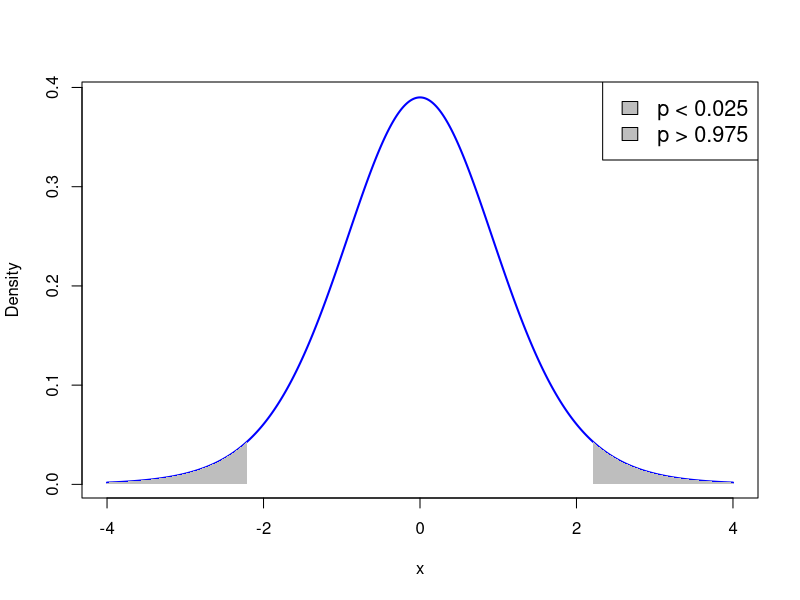
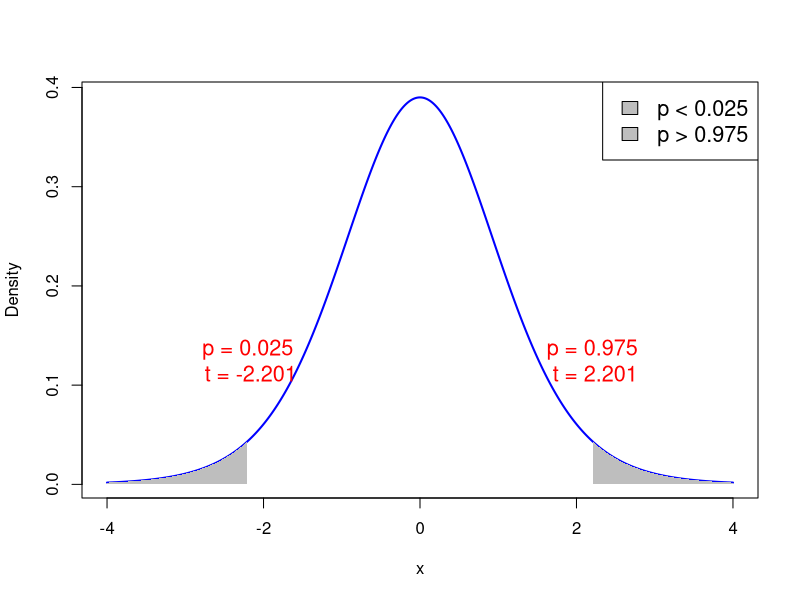
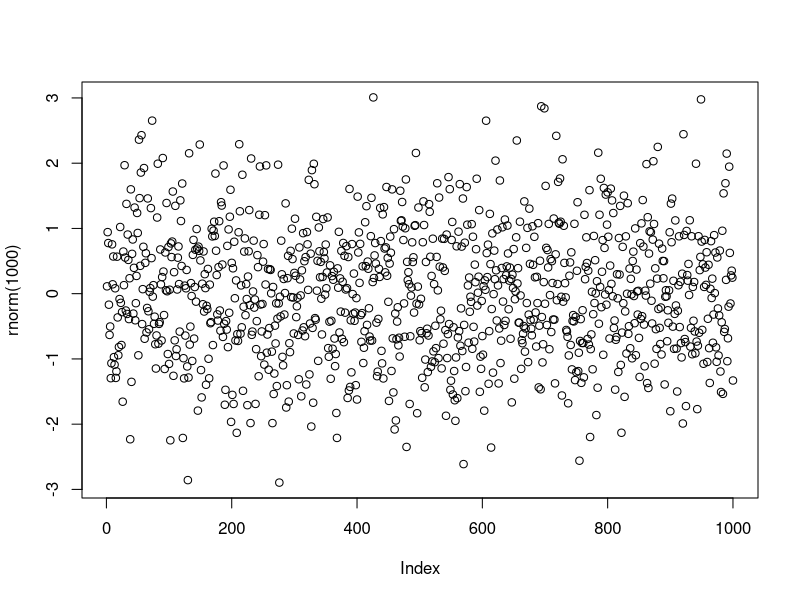
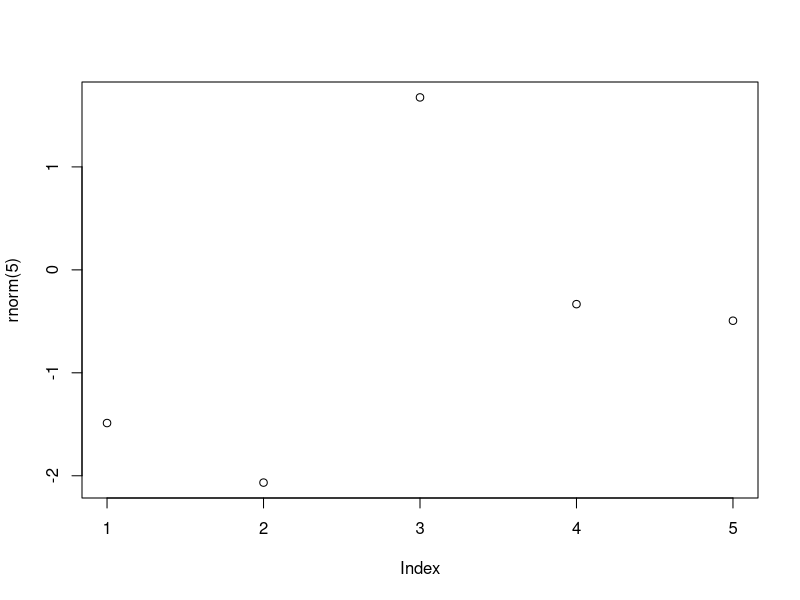
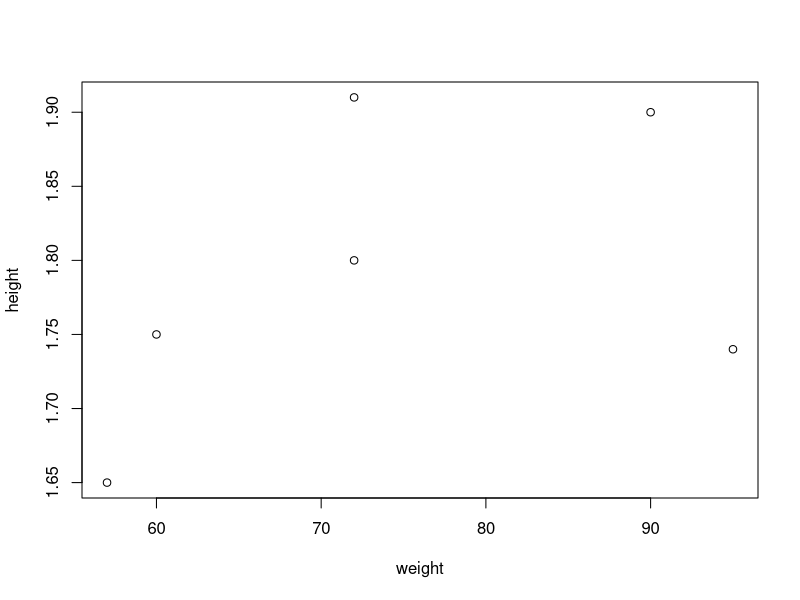
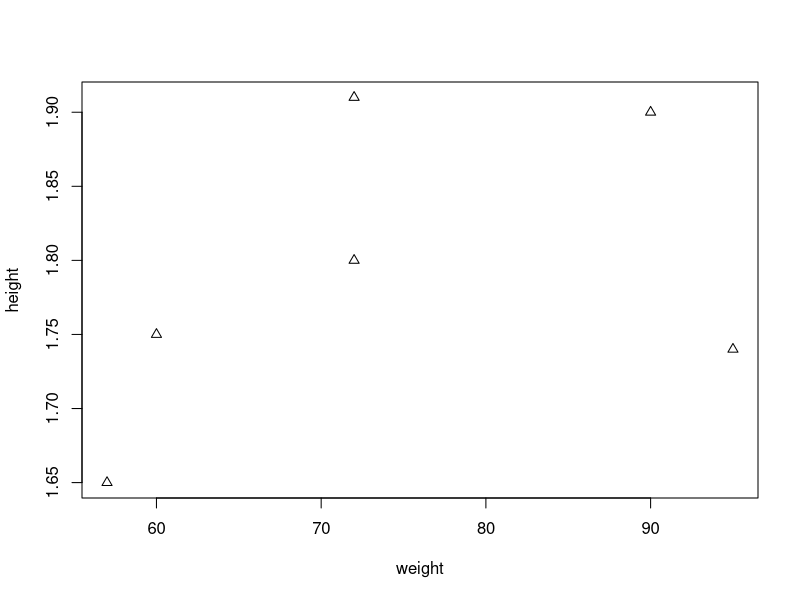
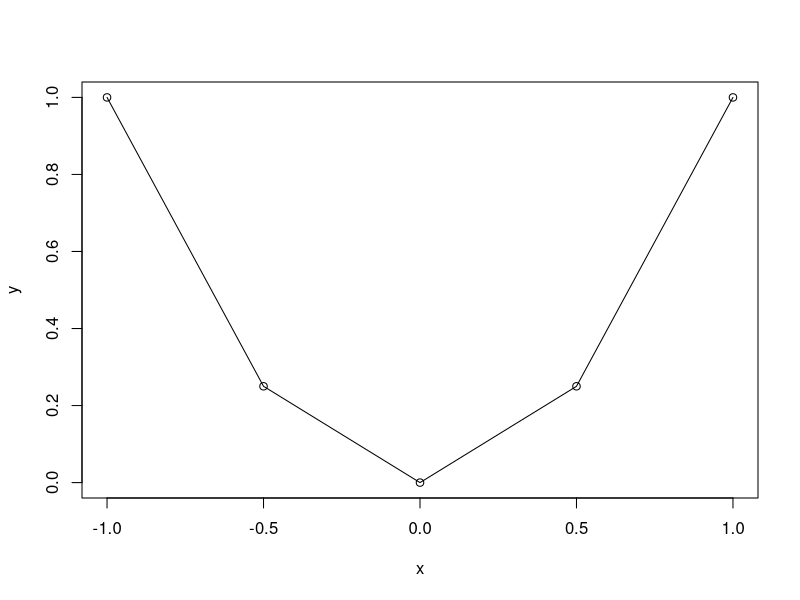
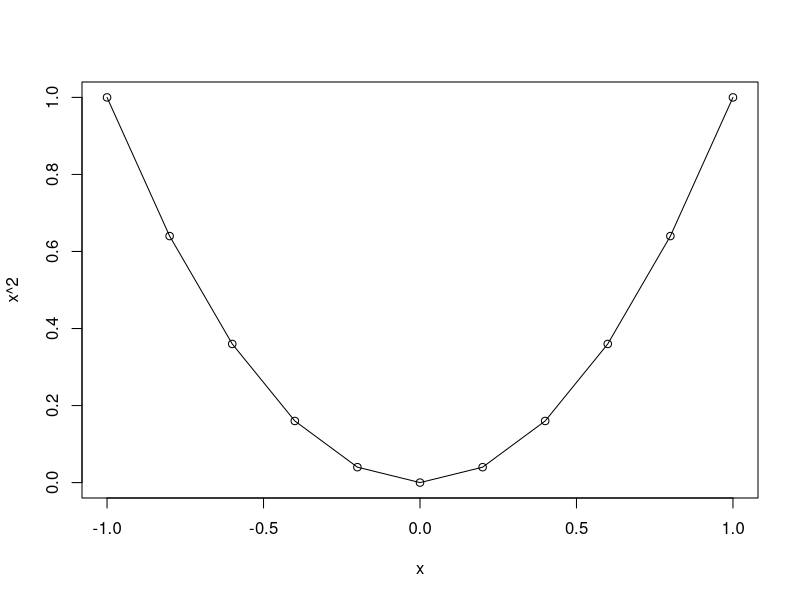

Reproduce these figures in R, in order.
## ---- chunk 1
# Degrees of freedom
df <- 11

# Values for x-axis
x <- seq(-4, 4, length.out = 1000)

# Calculate PDF of t-distribution
pdf <- dt(x, df)

# Plot PDF
plot(x, pdf, type = "l", col = "blue", lwd = 2, xlab = "x", ylab = "Density")

# Shade area where p-value < 0.025
x_fill_left <- x[x <= qt(0.025, df)]
y_fill_left <- pdf[x <= qt(0.025, df)]
polygon(c(x_fill_left, rev(x_fill_left)), c(y_fill_left, rep(0, length(y_fill_left))), col = "gray", border = NA)

# Shade area where p-value > 0.975
x_fill_right <- x[x >= qt(0.975, df)]
y_fill_right <- pdf[x >= qt(0.975, df)]
polygon(c(x_fill_right, rev(x_fill_right)), c(y_fill_right, rep(0, length(y_fill_right))), col = "gray", border = NA)

# Add legend
legend("topright", legend = c("p < 0.025", "p > 0.975"), fill = "gray", cex = 1.3)


## ---- chunk 2
# Degrees of freedom
df <- 11

# Values for x-axis
x <- seq(-4, 4, length.out = 1000)

# Calculate PDF of t-distribution
pdf <- dt(x, df)

# Plot PDF
plot(x, pdf, type = "l", col = "blue", lwd = 2, xlab = "x", ylab = "Density")

# Shade area where p-value < 0.025
x_fill_left <- x[x <= qt(0.025, df)]
y_fill_left <- pdf[x <= qt(0.025, df)]
polygon(c(x_fill_left, rev(x_fill_left)), c(y_fill_left, rep(0, length(y_fill_left))), col = "gray", border = NA)

# Shade area where p-value > 0.975
x_fill_right <- x[x >= qt(0.975, df)]
y_fill_right <- pdf[x >= qt(0.975, df)]
polygon(c(x_fill_right, rev(x_fill_right)), c(y_fill_right, rep(0, length(y_fill_right))), col = "gray", border = NA)

# Add annotations for p value = 0.025 on both sides
text(qt(0.025, df), dt(qt(0.025, df), df) + 0.05, paste("p = 0.025\n t =", round(qt(0.025, df), 4)), pos = 3, col = "red", cex = 1.3, adj = c(8.5, 4.5))
text(qt(0.975, df), dt(qt(0.975, df), df) + 0.05, paste("p = 0.975\n t =", round(qt(0.975, df), 4)), pos = 3, col = "red", cex = 1.3, adj = c(5.5, 4.5))

# Add legend
legend("topright", legend = c("p < 0.025", "p > 0.975"), fill = "gray", cex = 1.3)


## ---- chunk 3
#| echo: true
plot(rnorm(1000))
## ---- chunk 4
#| echo: true

2 + 2
2 * 3 - 1 + 2 ^ 7
exp(-10)
log(2)
pi
sin(pi/2)

## ---- chunk 5
#| echo: true

# This is a comment in R
# Comments are ignored by R

1 + 1   # This works out the result of one plus one!
## ---- chunk 6
#| echo: true
rnorm(5)
## ---- chunk 7
#| echo: true
#| output-location: slide
plot(rnorm(5))
## ---- chunk 8
#| echo: true
x <- 2
x
## ---- chunk 9
#| echo: true
x <- 2
x + x
x
## ---- chunk 10
x <- 2
print(x)
## ---- chunk 11
#| echo: true
sentence = "Stats is great!"
print(sentence)
## ---- chunk 12
#| echo: true
sentence = "Stats is great!"
cat(sentence)
## ---- chunk 13
# This codes sums two numbers and prints result on screen

x <- 1
y <- 2

result <- x + y

# Print the result on screen
cat("Code run successfully!")
print(result)
## ---- chunk 14
rm(list = ls())
## ---- chunk 15
#| echo: true
x <- 2
y <- "Dog"
z <- pi

ls()
## ---- chunk 16
#| echo: true
x <- 2
y <- "Dog"
z <- pi

rm(x)
ls( )
## ---- chunk 17
#| echo: true

x <- 2
y <- "Dog"
z <- pi

rm(list = ls())
ls( )
## ---- chunk 18
#| echo: true

# Constuct a vector and store it in variable "a"
a <- c(60, 72, 57, 90, 95, 72)

# Print vector a
print(a)
## ---- chunk 19
#| echo: true

# Constuct two vectors of radius and height of 6 cylinders
radius <- c(6, 7, 5, 9, 9, 7)
height <- c(1.7, 1.8, 1.6, 2, 1, 1.9)

# Compute Volume and store it in "volume"
volume <- pi * radius^2 * height

# Print volume
volume
## ---- chunk 20
#| echo: true

a <- c(1, 2, 3, 4, 5, 6)
b <- c(0, 1)

a + b
## ---- chunk 21
#| echo: true

a <- c(1, 2, 3, 4, 5, 6)
b <- 2

# Multuplication by scalar
a * b

# Summing a scalar component-wise
a + b
## ---- chunk 22
#| echo: true

x <- c(1, 2, 3, 4, 5)
sum(x)
length(x)

## ---- chunk 23
# First store the wage data into a vector
x <- c(36, 40, 46, 54, 57, 58, 59, 60, 62, 63)

# Let us compute the mean by using formula
xbar = sum(x) / length(x)

# Compute the mean by using built in R function
xbar_check = mean(x)

# We now print both results to screen
cat("Sample mean computed with formula is", xbar)
cat("Sample mean computed by R is", xbar_check)
cat("They coincide!")
## ---- chunk 24
# Again, store the wage data into a vector
x <- c(36, 40, 46, 54, 57, 58, 59, 60, 62, 63)

# Compute the sample variance using formula
xbar = mean(x)
n = length(x)
s2 = sum( (x - xbar)^2 ) / (n - 1) 

# Compute the sample variance using built in R function
s2_check = sd(x)^2

# We now print both results to screen
cat("Sample variance computed with formula is", s2)
cat("Sample variance computed by R is", s2_check)
cat("They coincide!")
## ---- chunk 25
#| echo: true

# Enter CCI data through c()
score.2007 <- c(86, 86, 88, 90, 99, 97, 97, 96, 99, 97, 90, 90)
score.2009 <- c(24, 22, 21, 21, 19, 18, 17, 18, 21, 23, 22, 21)

# Compute vector of differences in CCI
difference <- score.2007 - score.2009

# Perform t-test with null hypothesis mu = 0
t.test(difference, mu = 0)

## ---- chunk 26
#| echo: true
#| output-location: slide

# Store weight and height data into vectors
weight <- c(60, 72, 57, 90, 95, 72)
height <- c(1.75, 1.80, 1.65, 1.90, 1.74, 1.91)

# Plot weight against height
plot(weight, height)
## ---- chunk 27
#| echo: true
#| output-location: slide

# Store weight and height data into vectors
weight <- c(60, 72, 57, 90, 95, 72)
height <- c(1.75, 1.80, 1.65, 1.90, 1.74, 1.91)

# Plot weight against height using little triangles
plot(weight, height, pch = 2)
## ---- chunk 28
#| echo: true
#| output-location: slide

# Input vector of x coordinates
x <- c(-1, -0.5, 0, 0.5, 1)

# Compute the function y=x^2
y <- x^2

# Generate scatter plot of (x,y)
plot(x, y)

# Add linear interpolation
lines(x, y)
## ---- chunk 29
#| echo: true
x <- seq(from = 2, to = 20, by = 2)
print(x)
## ---- chunk 30
#| echo: true
x <- seq(from = 1, to = 11, by = 2)
print(x)

y <- seq(1, 11, 2)
print(y)
## ---- chunk 31
#| echo: true

x <- seq(-1, 1, 0.2)
print(x)
## ---- chunk 32
#| echo: true
#| 
# Use seq() to generate x grid
x <- seq(from = -1, to = 1, by = 0.2)

# Plot the function y=x^2
plot(x, x^2)
lines(x, x^2)
## ---- chunk 33
#| echo: true
#| output-location: slide

y <- rnorm(1000)

plot(rnorm(1000))
## ---- chunk 34
#| echo: true
x <- seq(1, 11, length.out = 6)
print(x)
y <- seq(1, 11, 6)
print(y)
## ---- chunk 35
#| echo: true
x <- c("Red", "Green", "Blue")
print(x)
## ---- chunk 36
#| echo: true
x <- c('Red', 'Green', 'Blue')
print(x)
## ---- chunk 37
x <- c("Red", "Green", "Blue")
print(x)
cat(x)
## ---- chunk 38
y <- c("Red Green", "Blue")
print(y)
cat(y)
## ---- chunk 39
#| echo: true
x <- c(T,T,F,T)
print(x)
## ---- chunk 40
#| echo: true
x <- seq(from = 1 , to = 10, by = 1)
print(x)

y <- ( x > 5 )
print(y)
## ---- chunk 41
#| echo: true
T + T
T + F
F + F
## ---- chunk 42
# Generate vector with 1000 normal entries
x <- rnorm(1000)

# Generate logical vector of entries above 0
y <- (x > 0)

# Count entries above zero
above_zero <- sum(y)

cat("Number of entries above average 0 is", above_zero)
cat("This is pretty close to 500!")
## ---- chunk 43
#| echo: true

2 * NA
NA + NA
T + NA
## ---- chunk 44
#| echo: true
x <- c(1, 2, 3, 4, 5)
print(x)
## ---- chunk 45
#| echo: true
x <- c(1, 2, 3, 4, 5)
y <- c(6, 7, 8)

z <- c(x, y, 9)
print(z)
## ---- chunk 46
#| echo: true

x <- c(first = "Red", second = "Green", third = "Blue")
print(x)
## ---- chunk 47
x <- c(first = "Red", second = "Green", third = "Blue")
print( names(x) )
print( unname(x) )
## ---- chunk 48
#| echo: true

c(FALSE, 2)
## ---- chunk 49
#| echo: true

c(pi, "stats")

## ---- chunk 50
#| echo: true

c(TRUE, "stats")
## ---- chunk 51
#| echo: true

x <- seq(1, 6)
print(x)
## ---- chunk 52
#| echo: true

y <- 1:6
print(y)
## ---- chunk 53
#| echo: true

x <- c(2, 1, 3)
y <- rep(x, 4)

print(y)
## ---- chunk 54
#| echo: true

x <- c(2, 1, 3)
y <- c(1, 2, 3)

z <- rep(x, y)

print(z)
## ---- chunk 55
#| echo: true

x <- c("Cat", "Dog")
y <- rep(x, c(3, 4))

print(y)
